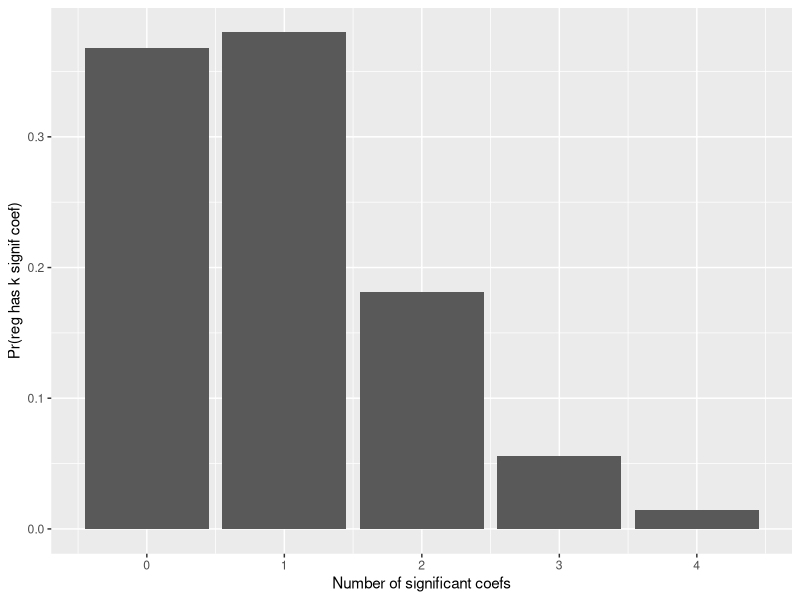

The R source for this figure:
## ---- chunk 1
library("tidyverse")
library("broom")
library("stringr")
library("magrittr")
## ---- chunk 2
sim_reg_nothing <- function(n, k, sigma = 1, .id = NULL) {
  .data <- rnorm(n * k, mean = 0, sd = 1) %>%
    matrix(nrow = n, ncol = k) %>%
    set_colnames(str_c("X", seq_len(k))) %>%
    as_tibble()
  .data$y <- rnorm(n, mean = 0, sd = 1)
  # Run first regression
  .formula1 <- as.formula(str_c("y", "~", str_c("X", seq_len(k), collapse = "+")))
  mod <- lm(.formula1, data = .data, model = FALSE)
  df <- tidy(mod)
  df[[".id"]] <- .id
  df
}
## ---- chunk 3
n <- 1000
k <- 19
results_sim <- sim_reg_nothing(n, k)
## ---- chunk 4
alpha <- 0.05
arrange(results_sim, p.value) %>%
  select(term, estimate, statistic, p.value) %>%
  head(n = 20)
## ---- chunk 5
number_sims <- 1024
sims <- map_df(seq_len(number_sims),
               function(i) {
                 sim_reg_nothing(n, k, .id = i)
               })
## ---- chunk 6
n_sig <-
  sims %>%
  group_by(.id) %>%
  summarise(num_sig = sum(p.value < alpha)) %>%
  count(num_sig) %>%
  ungroup() %>%
  mutate(p = n / sum(n))
## ---- chunk 7
sims %>%
  summarise(num_sig = sum(p.value < alpha), n = n()) %>%
  ungroup() %>%
  mutate(p = num_sig / n)
## ---- chunk 8
ggplot(n_sig, aes(x = num_sig, y = p)) +
  geom_bar(stat = "identity") +
  scale_x_continuous("Number of significant coefs",
                     breaks = unique(n_sig$num_sig)) +
  labs(y = "Pr(reg has k signif coef)")
## ---- chunk 9
(1 - (1 - alpha) ^ (k + 1))
## ---- chunk 10
sim_datasnoop <- function(n = 100, k = 50, p = 0.10) {
  .data <- rnorm(n * k, mean = 0, sd = 1) %>%
    matrix(nrow = n, ncol = k) %>%
    set_colnames(str_c("X", seq_len(k))) %>%
    as_tibble()
  .data$y <- rnorm(n, mean = 0, sd = 1)
  # Run first regression
  .formula1 <- as.formula(str_c("y", "~", str_c("X", seq_len(k), collapse = "+")))
  mod1 <- lm(.formula1, data = .data, model = FALSE)
  
  # Select model with only significant values (ignoring intercept)
  signif_x <-
    tidy(mod1) %>%
    filter(p.value < p, 
           term != "(Intercept)") %>%
    `[[`("term")
  if (length(signif_x > 0)) {
    .formula2 <- str_c(str_c("y", "~", str_c(signif_x, collapse = "+")))
    mod2 <- lm(.formula2, data = .data, model = FALSE)
  } else {
    mod2 <- NULL
  }
  tibble(mod1 = list(mod1), mod2 = list(mod2))
}
## ---- chunk 11
n_sims <- 1024
alpha <- 0.05
sims <- rerun(n_sims, sim_datasnoop()) %>%
  bind_rows() %>%
  mutate(
    r2_1 = map_dbl(mod1, ~ glance(.x)$r.squared),
    r2_2 = map_dbl(mod2, function(x) if (is.null(x)) NA_real_ else glance(x)$r.squared),
    pvalue_1 = map_dbl(mod1, ~ glance(.x)$p.value),
    pvalue_2 = map_dbl(mod2, function(x) if (is.null(x)) NA_real_ else glance(x)$p.value),
    sig_1 = map_dbl(mod1,
                      ~ nrow(filter(tidy(.x), term != "(Intercept)", p.value < alpha))),
    sig_2 = map_dbl(mod2,
                      function(x) {
                        if (is.null(x)) NA_real_
                        else nrow(filter(tidy(x), term != "(Intercept)", p.value < alpha))
                      })
    )
select(sims, r2_1, r2_2, pvalue_1, pvalue_2, sig_1, sig_2) %>%
  summarise_all(funs(mean(., na.rm = TRUE)))
